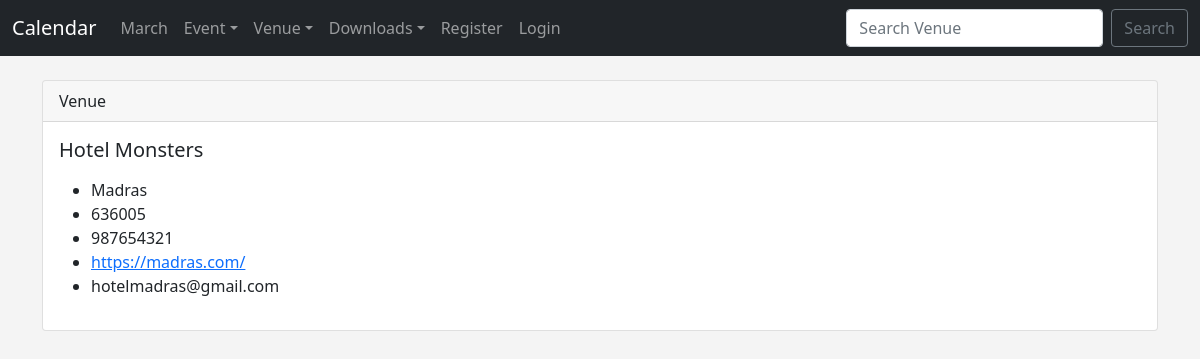
Page /show_venue/1 on the committed database.
### events/models.py (models this page shows)
class Venue(models.Model):
    name = models.CharField('Venue Name', max_length=122)
    address = models.CharField(max_length=300)
    zip_code = models.CharField('Zip Code', max_length=122)
    phone = models.CharField('Contact Phone', max_length=122, blank=True)
    web = models.URLField('Website Address', blank=True)
    email_address = models.EmailField('Email Address', blank=True)
    def __str__(self):
        return self.name

### events/views.py (the view)
# urls.py: path('show_venue/<venue_id>', views.show_venue, name="show_venue"),
def show_venue(request, venue_id):
    venue = Venue.objects.get(pk=venue_id)
    return render(request,
        "events/show_venue.html",
        {
            "venue": venue
        })

### events/templates/events/show_venue.html
{% extends 'events/base.html' %}
{% block content %}
    <div class="card">
        <div class="card-header">
            Venue
        </div>
        <div class="card-body">
          <h5 class="card-title">{{ venue }}</h5>
          <p class="card-text">
            <ul>
                <li>{{ venue.address }}</li>
                <li>{{ venue.zip_code }}</li>
                <li>{{ venue.phone }}</li>
                <li><a href="{{ venue.web}}">{{ venue.web }}</a></li>
                <li>{{ venue.email_address }}</li>
            </ul>
          </p>
        </div>
      </div>
{% endblock%}

### events/templates/events/base.html (style rules this page uses)
body { background: #f4f4f4 ; }

### rows in the picture
Venue: name "Hotel Monsters", address "Madras", zip_code "636005", phone "987654321", web "https://madras.com/", email_address "hotelmadras@gmail.com"
